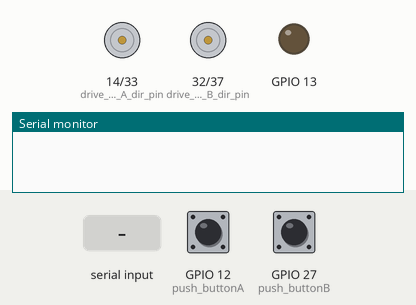
Recording of a sketch running on a simulated ESP32. Parts: direction and speed pins drawn as motors (green arrow = direction pin HIGH = forward, orange = LOW = backward, longer = more drive), output pins drawn as LEDs (lit = HIGH), the last lines printed to the serial monitor. Inputs (shaded band) come from the test bench; at power-on: GPIO 27 (push_buttonB) LOW, GPIO 12 (push_buttonA) LOW. Nothing arrives over Bluetooth unless stated.

Above: at 1.2 s.
1.3 s: GPIO 27 (push_buttonB) pulled HIGH for 0.15 s
At 1.38 s:
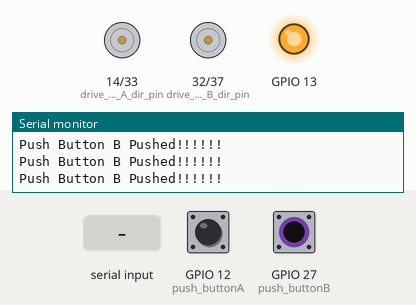
2.9 s: "c" received over the second serial link
At 3.3 s:
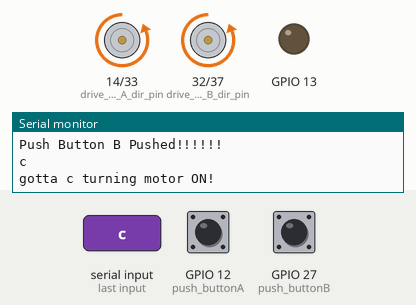
4.4 s: "o" received over the second serial link
At 5.6 s:
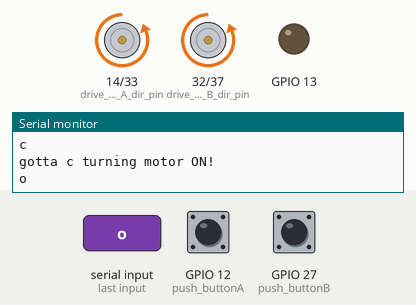
5.9 s: "r" received over the second serial link
At 7.1 s:
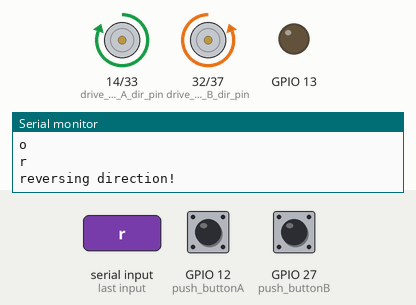
7.4 s: "d" received over the second serial link
At 7.8 s:
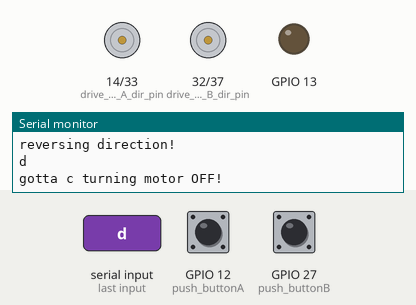
8.9 s: GPIO 27 (push_buttonB) pulled HIGH for 1 s
At 9.4 s:
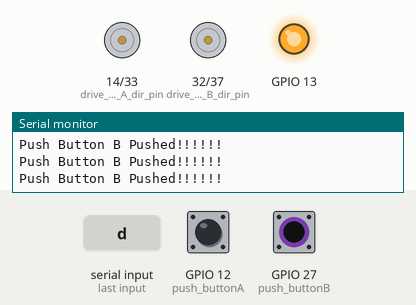
Timing chart, 0 to 11.9 s (numbered marks = the images above; inputs shaded):
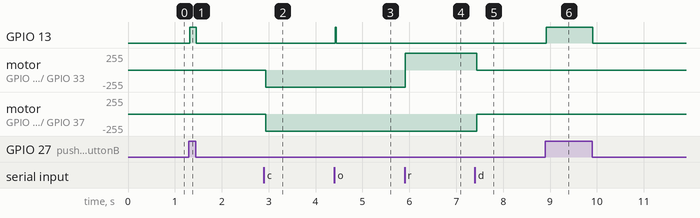

Measured:
- after the input at 1.3 s, GPIO 13: LOW → HIGH at once, → LOW 0.14 s later
- after the input at 2.9 s, motor on GPIO 14 (drive_motor_A_dir_pin) / GPIO 33 (drive_motor_A_pwm_pin), motor on GPIO 32 (drive_motor_B_dir_pin) / GPIO 37 (drive_motor_B_pwm_pin): stopped → backward 255/255 at once
- after the input at 4.4 s, GPIO 13: LOW → HIGH at once, → LOW 0.02 s later
- after the input at 5.9 s, motor on GPIO 14 (drive_motor_A_dir_pin) / GPIO 33 (drive_motor_A_pwm_pin): backward 255/255 → forward 255/255 at once
- after the input at 7.4 s, motor on GPIO 14 (drive_motor_A_dir_pin) / GPIO 33 (drive_motor_A_pwm_pin): forward 255/255 → stopped at once; motor on GPIO 32 (drive_motor_B_dir_pin) / GPIO 37 (drive_motor_B_pwm_pin): backward 255/255 → stopped at once
- after the input at 8.9 s, GPIO 13: LOW → HIGH at once, → LOW 1.0 s later

The sketch:

driving_hello_world.ino
```cpp
#include "BluetoothSerial.h"
#include <stdio.h>
#include <math.h>

BluetoothSerial SerialBT;

//Drive Pin Declaration & definition
int drive_motor_A_pwm_pin = A5;
int drive_motor_B_pwm_pin = A1;

int drive_motor_A_dir_pin = 14;
int drive_motor_B_dir_pin = 32;

int push_buttonA = 12;
int push_buttonB = 27;

const int PWMAchannel = 1;
const int PWMBchannel = 0; //is this a valid num

int count = 0;
int motorAeff = 0;
int motorBeff = 0;
int motorAdir = 0; // 0 = CW 1 = CCW
int motorBdir = 0;

void setup() {
  Serial.begin(115200);
  SerialBT.begin("ESP32Josh"); //Bluetooth device name
  //Serial.println("The device started, now you can pair it with bluetooth!");
  pinMode(13,OUTPUT);
  digitalWrite(13,LOW);

  //Drive Pins
  ledcSetup(PWMAchannel,5000,8); // pwm channel, frequency, resolution in bits
  ledcAttachPin(drive_motor_A_pwm_pin,PWMAchannel); // pin, pwm channel
  ledcSetup(PWMBchannel,5000,8); // pwm channel, frequency, resolution in bits
  ledcAttachPin(drive_motor_B_pwm_pin,PWMBchannel); // pin, pwm channel

  pinMode(drive_motor_A_dir_pin, OUTPUT);
  pinMode(drive_motor_B_dir_pin, OUTPUT);
  digitalWrite(drive_motor_A_dir_pin, motorAdir);
  digitalWrite(drive_motor_B_dir_pin, motorBdir);
}

void loop() {
  ledcWrite(PWMAchannel,motorAeff);
  ledcWrite(PWMBchannel,motorBeff);

  char c = 0;
  int an = 0;
  int i;

  if (Serial.available()) {
    SerialBT.write(Serial.read());
  }

   if (digitalRead(push_buttonA)){
    digitalWrite(13,HIGH);
    Serial.println("Push Button A Pushed!!!!!!");
   } else {
    digitalWrite(13,LOW);
   }

   if (digitalRead(push_buttonB)){
    digitalWrite(13,HIGH);
    Serial.println("Push Button B Pushed!!!!!!");
   } else {
    digitalWrite(13,LOW);
   }
  if (SerialBT.available()) {
    //Read Character over BT Serial
    c = SerialBT.read();
    Serial.println(c);

    if(c == 'o'){
      digitalWrite(13,HIGH);
    }

    else if (c == 'p'){
      digitalWrite(13,LOW);
    }

    else if (c == 'a'){
      an = analogRead(A2);
      SerialBT.print("a ");
      SerialBT.println(an);
    }
    else if (c == 'x'){
      Serial.println("gotta - goodbye!");
      /*
      count = count + 1;
      for (i=0; i<100; i++){
        SerialBT.print("x ");
        SerialBT.print(i);
        SerialBT.print(" ");
        SerialBT.println(int(50*sin(2*3.14/50*i+count)));
      }*/

    }
    else if (c == 'c'){
      SerialBT.println("c 1");
      Serial.println("gotta c turning motor ON!");
      motorAeff = 255;
      motorBeff = 255;
    } else if (c == 'd'){
      Serial.println("gotta c turning motor OFF!");
      motorAeff = 0;
      motorBeff = 0;
    } else if (c == 'r'){
      SerialBT.println("c 1");
      Serial.println("reversing direction!");
      motorAeff = 255;
      motorAdir = !motorAdir;
      digitalWrite(drive_motor_A_dir_pin, motorAdir);
    }
  }
  delay(20);

}
```
